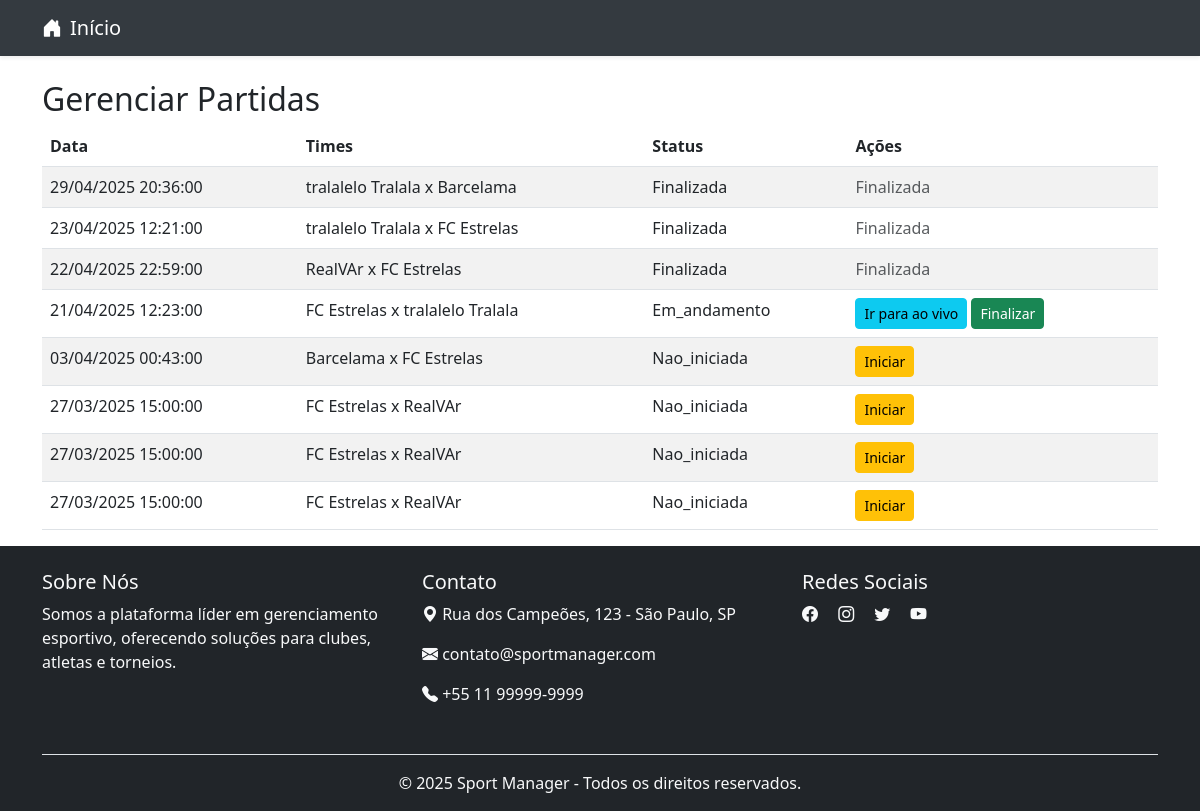
The app's page /routes/gerenciar_partidas.php with its own data.
### tables this page shows
CREATE TABLE `partidas` (
  `id` int NOT NULL AUTO_INCREMENT,
  `fase_id` int DEFAULT NULL,
  `campeonato_id` int NOT NULL,
  `data` date DEFAULT NULL,
  `horario` time DEFAULT NULL,
  `local` varchar(100) DEFAULT NULL,
  `time_casa` int NOT NULL,
  `time_fora` int NOT NULL,
  `placar_casa` int DEFAULT '0',
  `placar_fora` int DEFAULT '0',
  `rodada_id` int DEFAULT NULL,
  `status` enum('nao_iniciada','em_andamento','finalizada') DEFAULT 'nao_iniciada',
  PRIMARY KEY (`id`),
  KEY `campeonato_id` (`campeonato_id`),
  KEY `time_casa` (`time_casa`),
  KEY `time_fora` (`time_fora`),
  KEY `fk_rodada_id` (`rodada_id`),
  KEY `fk_partidas_fase` (`fase_id`),
  CONSTRAINT `fk_partidas_fase` FOREIGN KEY (`fase_id`) REFERENCES `fases_campeonato` (`id`) ON DELETE SET NULL ON UPDATE CASCADE,
  CONSTRAINT `fk_rodada_id` FOREIGN KEY (`rodada_id`) REFERENCES `rodadas` (`id`) ON DELETE CASCADE ON UPDATE CASCADE
);

CREATE TABLE `times` (
  `id` int NOT NULL AUTO_INCREMENT,
  `nome` varchar(100) NOT NULL,
  `escudo` varchar(255) DEFAULT NULL,
  `cidade` varchar(100) DEFAULT NULL,
  `estadio` varchar(100) DEFAULT NULL,
  `admin_id` int DEFAULT NULL,
  `codigo_publico` varchar(10) DEFAULT NULL,
  PRIMARY KEY (`id`),
  UNIQUE KEY `codigo_publico` (`codigo_publico`)
);

### routes/gerenciar_partidas.php (called while the page is built, shortened)
<?php
require_once __DIR__ . '/../config/database.php';
require_once __DIR__ . '/../app/controllers/GerenciarPartidasController.php';
$controller = new GerenciarPartidasController($conn);
$partidas = $controller->listarPartidas();
require_once __DIR__ . '/../public/views/partida/gerenciar.php';

### app/controllers/GerenciarPartidasController.php (called while the page is built, shortened)
<?php
class GerenciarPartidasController {
    private $conn;
    public function __construct($db) {
        $this->conn = $db;
    }
    public function listarPartidas() {
        $query = "
            SELECT p.*,
                   t1.nome AS nome_casa,
                   t2.nome AS nome_fora
            FROM partidas p
            JOIN times t1 ON p.time_casa = t1.id
            JOIN times t2 ON p.time_fora = t2.id
            ORDER BY p.data DESC, p.horario DESC
        ";
        $result = $this->conn->query($query);
        return $result->fetch_all(MYSQLI_ASSOC);
    }
}

### public/views/partida/gerenciar.php (the view, shortened to what this page needs)
<?require_once __DIR__ . '/../../cabecalho/header.php';
 ?>
<div class="container mt-4">
    <h2>Gerenciar Partidas</h2>
    <table class="table table-striped">
        <thead>
            <tr>
                <th>Data</th>
                <th>Times</th>
                <th>Status</th>
                <th>Ações</th>
            </tr>
        </thead>
        <tbody>
            <?php foreach ($partidas as $p): ?>
                <tr>
                    <td><?= date('d/m/Y', strtotime($p['data'])) ?> <?= $p['horario'] ?></td>
                    <td><?= $p['nome_casa'] ?> x <?= $p['nome_fora'] ?></td>
                    <td><?= ucfirst($p['status']) ?></td>
                    <td>
                        <form method="post" class="d-inline">
                            <?php if ($p['status'] === 'nao_iniciada'): ?>
                                <button class="btn btn-warning btn-sm">Iniciar</button>
                            <?php elseif ($p['status'] === 'em_andamento'): ?>
                                <a href="partida_ao_vivo.php?id=<?= $p['id'] ?>" class="btn btn-info btn-sm">Ir para ao vivo</a>
                                <button class="btn btn-success btn-sm">Finalizar</button>
                            <?php else: ?>
                                <span class="text-muted">Finalizada</span>
                            <?php endif; ?>
                        </form>
                    </td>
                </tr>
            <?php endforeach; ?>
        </tbody>
    </table>
</div>
<?require_once __DIR__ . '/../cabecalho/footer.php'; ?>

### records on screen
partidas: data "29/04/2025", horario "20:36:00", times.nome "tralalelo Tralala", times.nome "Barcelama", status "Finalizada"
partidas: data "23/04/2025", horario "12:21:00", times.nome "tralalelo Tralala", times.nome "FC Estrelas", status "Finalizada"
partidas: data "22/04/2025", horario "22:59:00", times.nome "RealVAr", times.nome "FC Estrelas", status "Finalizada"
partidas: data "21/04/2025", horario "12:23:00", times.nome "FC Estrelas", times.nome "tralalelo Tralala", status "Em_andamento"
partidas: data "03/04/2025", horario "00:43:00", times.nome "Barcelama", times.nome "FC Estrelas", status "Nao_iniciada", shows "Iniciar"
partidas: data "27/03/2025", horario "15:00:00", times.nome "FC Estrelas", times.nome "RealVAr", status "Nao_iniciada", shows "Iniciar"
partidas: data "27/03/2025", horario "15:00:00", times.nome "FC Estrelas", times.nome "RealVAr", status "Nao_iniciada", shows "Iniciar"
partidas: data "27/03/2025", horario "15:00:00", times.nome "FC Estrelas", times.nome "RealVAr", status "Nao_iniciada", shows "Iniciar"
